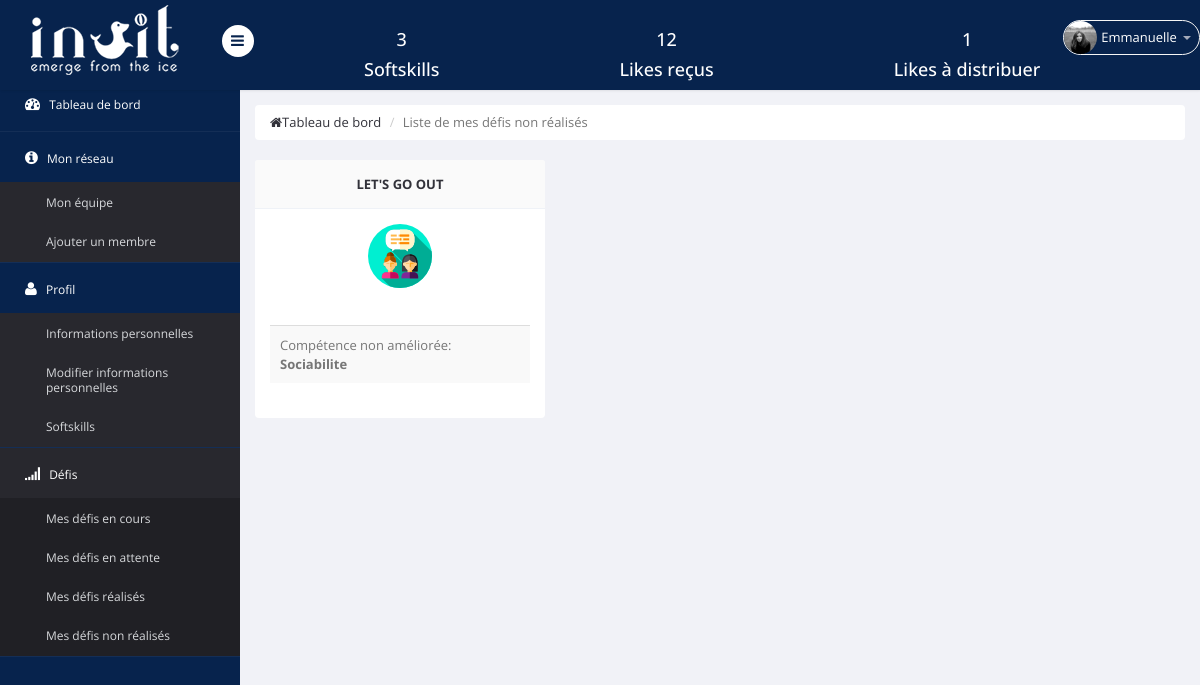
/plateforme_manager/defis_non_realises.php (signed in), run on an earlier commit of the app's database.
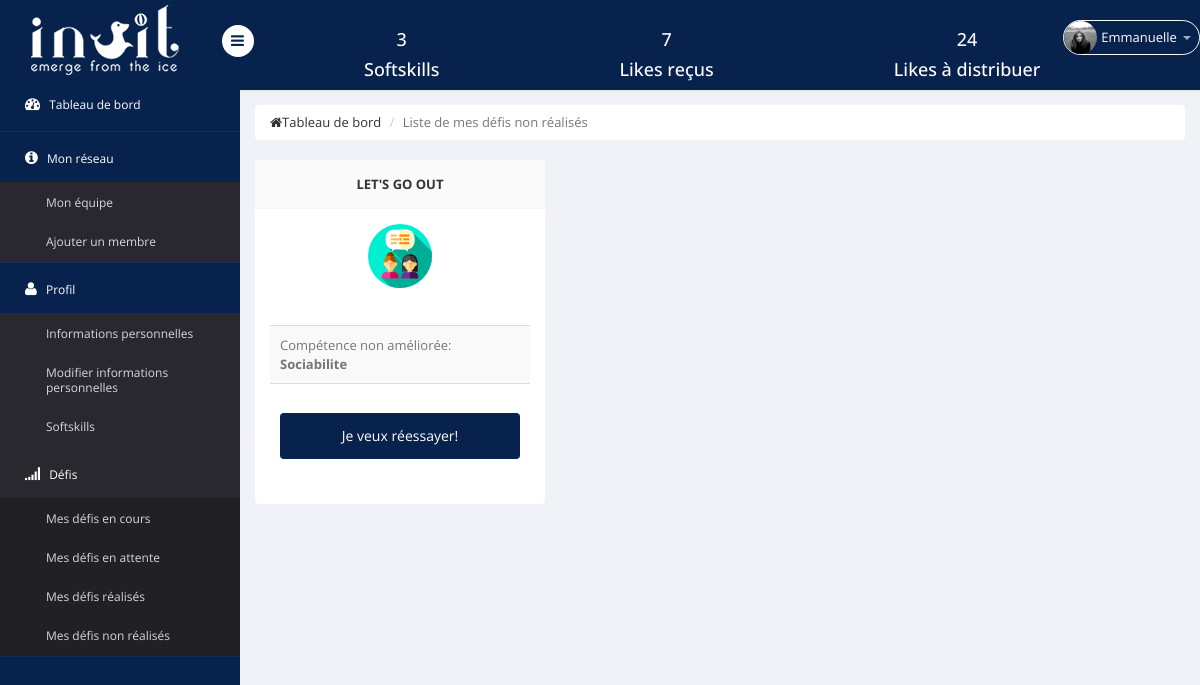
And on a later commit of the database.
### tables this page shows
CREATE TABLE IF NOT EXISTS `informations` (
  `id` int(10) NOT NULL AUTO_INCREMENT,
  `likes_recus` int(11) NOT NULL,
  `likes_distrib` int(11) NOT NULL DEFAULT '0',
  `defis_realises` varchar(255) NOT NULL,
  `defis_en_cours` varchar(255) NOT NULL,
  `defis_non_realises` varchar(255) NOT NULL,
  `defis_en_attente` varchar(255) NOT NULL,
  `entreprise` text NOT NULL,
  `equipe` int(11) NOT NULL,
  `type` set('employe','administrateur','manager') NOT NULL,
  `prenom` text NOT NULL,
  `nom` text NOT NULL,
  `competences` varchar(255) NOT NULL,
  `photo` varchar(100) NOT NULL DEFAULT 'user.png',
  `username` varchar(10) NOT NULL,
  `password` varchar(30) NOT NULL,
  `competences_acquises` varchar(255) NOT NULL,
  `date_ech_defis_en_cours` date DEFAULT NULL,
  `email` varchar(255) NOT NULL,
  PRIMARY KEY (`id`)
);

CREATE TABLE IF NOT EXISTS `defis` (
  `id` int(11) NOT NULL AUTO_INCREMENT,
  `nom` text NOT NULL,
  `resume` longtext NOT NULL,
  `competences_acquises` set('Optimisme','Confiance','Sociabilite','Empathie','Communication','Efficacite','Gestion_du_stress','Creativite','Audace','Motivation','Visualisation','Présence','Adaptabilite','Curiosite','Disponibilite') NOT NULL,
  `duree` int(11) NOT NULL,
  `importance` int(11) NOT NULL,
  PRIMARY KEY (`id`)
);

### plateforme_manager/defis_non_realises.php (the view, shortened to what this page needs)
<?php
require 'include/functions.php';
include("include/header.inc.php");
include("include/menu_haut.inc.php");
include("include/menu_gauche.inc.php");
require_once 'include/db.php';
    $req=$pdo->prepare('SELECT * FROM informations WHERE id = ?');
      $req->execute([$_SESSION['auth']->id]);
      $moi=$req->fetch();
$req=$pdo->prepare('SELECT * FROM informations WHERE id = ?');
      $req->execute([$_SESSION['auth']->id]);
      $defis=$req->fetch()->defis_non_realises;
if($defis!=''){
    $defis_realises=explode(",", $defis);
}
else $defis_realises='';
 ?>
<body>
<section id="main-content">
        <section class="wrapper">
        	<div class="row">
                <div class="col-md-12">
                    <ul class="breadcrumb">
                        <li><a href="tableau_de_bord.php"><i class="fa fa-home"></i>Tableau de bord</a></li>
                        <li class="active">Liste de mes défis non réalisés</li>
                    </ul>
                </div>
            </div>
            <div class="row">
            <?php if($defis_realises!=''){
                 foreach ($defis_realises as $def) :
                 $req=$pdo->prepare('SELECT * FROM defis WHERE id = ?');
                 $req->execute([$def]);
                 $defis=$req->fetch(); ?>
            	<div class="col-lg-4">
                    <section class="panel">
                        <header class="panel-heading">
                            <center>
                        <tr><a><b><?php echo($defis->nom)?></b></a></tr>
                 </center>
                        </header>
                        <div class="panel-body">
                            <table class="table table-striped">
                                <thead>
                                <?php  if ($defis->competences_acquises=='Confiance'){ ?>
                                <center> <a class="displayed"><img src="images/awards/confiance.png" alt=""></a> </center>
                                <?php  }elseif ($defis->competences_acquises=='Optimisme'){ ?>
                                <center> <a class="displayed"><img src="images/awards/optimisme.png" alt=""></a> </center>
                                <?php  }elseif ($defis->competences_acquises=='Sociabilite'){ ?>
                                <center> <a class="displayed"><img src="images/awards/sociabilite.png" alt=""></a> </center>
                                <?php  }elseif ($defis->competences_acquises=='Empathie'){ ?>
                                <center> <a class="displayed"><img src="images/awards/empathie.png" alt=""></a> </center>
                                <?php  }elseif ($defis->competences_acquises=='Communication'){ ?>
                                <center> <a class="displayed"><img src="images/awards/communication.png" alt=""></a> </center>
                                <?php  }elseif ($defis->competences_acquises=='Efficacite'){ ?>
                                <center> <a class="displayed"><img src="images/awards/efficacite.png" alt=""></a> </center>
                                <?php  }elseif ($defis->competences_acquises=='Gestion_du_stress'){ ?>
                                <center> <a class="displayed"><img src="images/awards/stress.png" alt=""></a> </center>
                                <?php  }elseif ($defis->competences_acquises=='Creativite'){ ?>
                                <center> <a class="displayed"><img src="images/awards/creativite.png" alt=""></a> </center>
                                <?php  }elseif ($defis->competences_acquises=='Audace'){ ?>
                                <center> <a class="displayed"><img src="images/awards/audace.png" alt=""></a> </center>
                                <?php  } elseif ($defis->competences_acquises=='Motivation'){ ?>
                                <center> <a class="displayed"><img src="images/awards/motivation.png" alt=""></a> </center>
                                <?php   }elseif ($defis->competences_acquises=='Visualisation'){ ?>
                                <center> <a class="displayed"><img src="images/awards/visualisation.png" alt=""></a> </center>
                                <?php   }elseif ($defis->competences_acquises=='Presence'){ ?>
                                <center> <a class="displayed"><img src="images/awards/presence.png" alt=""></a> </center>
                                <?php  }elseif ($defis->competences_acquises=='Adaptabilite'){ ?>
                                <center> <a class="displayed"><img src="images/awards/adaptabilite.png" alt=""></a> </center>
                                <?php  }elseif ($defis->competences_acquises=='Curiosite'){ ?>
                                <center> <a class="displayed"><img src="images/awards/curiosite.png" alt=""></a> </center>
                                <?php   }elseif ($defis->competences_acquises=='Disponibilite'){ ?>
                                <center> <a class="displayed"><img src="images/awards/disponibilite.png" alt=""></a> </center>
                                <?php }   ?>
                                <br>
                                </thead>
                                <tbody>
                                <tr>
                                    <td> Compétence non améliorée: <b><?php echo ($defis->competences_acquises)?></b> </td>
                                </tr>
                                <br>
                                <?php if($moi->defis_en_cours==''){?>
                                <tr>
                                    <td><br>
                                       <a href=<?php echo("reessayer_defis.php?id_defis=".$defis->id);?> type="button" class="btn btn-compose">Je veux réessayer!</a>
                                </td>
                                </tr>
                                <?php }?>
                                </tbody>
                            </table>
                        </div>
                    </section>
                </div>
                <?php endforeach;
                } ?>
            </div>
        </section>
    </section>
</body>
</html>

### plateforme_manager/include/header.inc.php (shortened to what this page needs)
<!DOCTYPE html>
<html lang="en">
<head>
    <link href="css/bootstrap.min.css" rel="stylesheet">
    <link href="css/bootstrap-reset.css" rel="stylesheet">
    <link href="css/font-awesome/css/font-awesome.min.css" rel="stylesheet" />
    <link href="css/style.css" rel="stylesheet">
    <link href="css/style-responsive.css" rel="stylesheet" />
</head>

### plateforme_manager/include/menu_haut.inc.php (shortened to what this page needs)
<?php
require_once 'include/db.php';
$req=$pdo->prepare('SELECT * FROM informations WHERE id = ?');
      $req->execute([$_SESSION['auth']->id]);
    $req=$pdo->prepare('SELECT * FROM informations WHERE id = ?');
    $req->execute([$_SESSION['auth']->id]);
    $moi=$req->fetch();
    $nb_like_distrib=$moi->likes_distrib;
    $nb_like_recus=$moi->likes_recus;
    $competences=$moi->competences_acquises;
    if($competences!=''){
        $array_comp=explode(',', $competences);
        $nb_comp=count($array_comp);
    }
    else $nb_comp='0';
?>
<section id="container" >
<header class="header fixed-top clearfix">
<div class="brand">
      <a href="tableau_de_bord.php" class="logo">
      <img src="images/logo_inuit.png" alt="">
    </a>
    <div class="sidebar-toggle-box">
        <div class="fa fa-bars"></div>
    </div>
</div>
<div class="top-nav clearfix">
 <ul class="nav pull-left top-menu1">
<h4><?php echo $nb_comp ?></h4>
<h4>Softskills</h4>
</ul>
<ul class="nav pull-left top-menu2">
<h4><?php echo $nb_like_recus ?></h4>
<h4>Likes reçus </h4>
</ul>
<ul class="nav pull-left top-menu3">
<h4><?php echo $nb_like_distrib ?></h4>
<h4>Likes à distribuer</h4>
</ul>
    <ul class="nav pull-right top-menu">
        <li class="dropdown">
            <a data-toggle="dropdown" class="dropdown-toggle" href="modification_information.php">
                <img alt="" src=<?php echo("images/".$_SESSION['auth']->photo)?>>
                <span class="username"><?php echo($_SESSION['auth']->prenom); ?></span>
                <b class="caret"></b>
            </a>
        </li>
    </ul>
</div>
</header>

### plateforme_manager/include/menu_gauche.inc.php
<?php
      $page = $_SERVER['REQUEST_URI'];
      $page = str_replace("/projet-ppe/", "",$page);
?>
<aside>
    <div id="sidebar" class="nav-collapse">
                    <div class="leftside-navigation">
            <ul class="sidebar-menu" id="nav-accordion">
            <li>
                <a href="tableau_de_bord.php" <?php if($page == "tableau_de_bord.php" ){echo 'class="active"';} ?>>
                    <i class="fa fa-dashboard"></i>
                    <span>Tableau de bord</span>
                </a>
            </li>
            <li class="sub-menu">
                <a href="javascript:;" <?php if($page == "liste_connexion.php" || $page=="ajouter_membre.php" ){echo 'class="active"';} ?>>
                    <i class="fa fa-info-circle"></i>
                    <span>Mon réseau</span>
                </a>
                <ul class="sub">
                    <li <?php if($page == "liste_connexion.php" ){echo 'class="active"';} ?>><a href="liste_connexion.php">Mon équipe</a></li>
                </ul>
                <ul class="sub">
                    <li <?php if($page == "ajouter_membre.php" ){echo 'class="active"';} ?>><a href="ajouter_membre.php">Ajouter un membre</a></li>
                </ul>
            </li>
            <li class="sub-menu">
                <a href="javascript:;" <?php if($page == "modification_information.php" || $page=="modification_information_modif.php" || $page=="modification_information_competences.php"){echo 'class="active"';} ?>>
                    <i class="fa fa-user"></i>
                    <span>Profil</span>
                </a>
                <ul class="sub">
                    <li <?php if($page == "modification_information.php" ){echo 'class="active"';} ?>><a href="modification_information.php">Informations personnelles</a></li>
                </ul>
                <ul class="sub">
                    <li <?php if($page == "modification_information_modifs.php" ){echo 'class="active"';} ?>><a href="modification_information_modifs.php">Modifier informations personnelles</a></li>
                </ul>
                <ul class="sub">
                    <li <?php if($page == "modification_information_competences.php" ){echo 'class="active"';} ?>><a href="modification_information_competences.php">Softskills</a></li>
                </ul>
            </li>
            <li class="sub-menu">
                <a href="javascript:;" <?php if($page == "defis_en_cours.php" || $page=="defis_en_attente.php" || $page="defis_non_realises.php" || $page=="defis_realises.php"){echo 'class="active"';} ?>>
                    <i class="fa fa-signal"></i>
                    <span>Défis</span>
                </a>
                <ul class="sub">
                    <li <?php if($page == "defis_en_cours.php" ){echo 'class="active"';} ?>><a href="defis_en_cours.php">Mes défis en cours</a></li>
                </ul>
                <ul class="sub">
                    <li <?php if($page == "defis_en_attente.php" ){echo 'class="active"';} ?>><a href="defis_en_attente.php">Mes défis en attente</a></li>
                </ul>
                <ul class="sub">
                    <li <?php if($page == "defis_realises.php" ){echo 'class="active"';} ?>><a href="defis_realises.php">Mes défis réalisés</a></li>
                </ul>
                <ul class="sub">
                    <li <?php if($page == "defis_non_realises.php" ){echo 'class="active"';} ?>><a href="defis_non_realises.php">Mes défis non réalisés</a></li>
                </ul>
            </li>
        </ul></div>
    </div>
</aside>

What changed in the data, as far as the page shows it:
changed informations "Emmanuelle": likes_recus "12" → "7"; likes_distrib "1" → "24"; defis_en_cours "1" → empty (drawn)
shown differently, row unchanged: defis "LET'S GO OUT": now shows "Je veux réessayer!"
